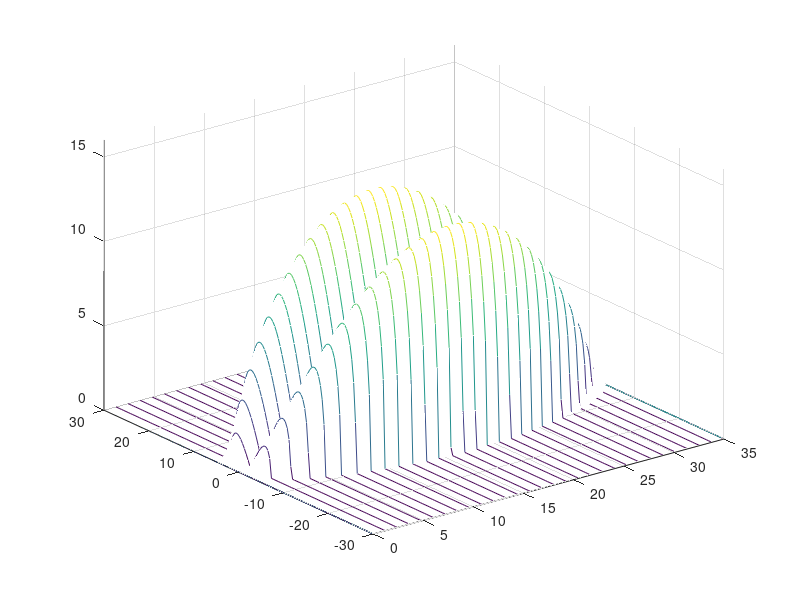

MATLAB code to generate this figure:
clear;
close all;
% Kerr & self-steepning
om=linspace(30*10^12,-30*10^12,150);
pw=linspace( 0.0001*10^(-3), 35000*10^(-3),30);
[omega,p0]=meshgrid(om,pw);
gamma=212.27;
beta2=4.84*10^(-23);
s=1.72*10^(-11);
tr=0;
g=(2.*sqrt(gamma.*p0.*beta2.*((omega).^2)-(0.25.*((beta2).^2).*((omega).^4))-p0.^2.*((omega).^2).*((s-tr).^2)));
%g=(2.*sqrt((beta2.*((omega).^2).*gamma.*p0)-((beta2.*0.5.*((omega).^2)).^2)));
gai=3.5.*real(g);
h=waterfall(p0, omega*10^(-12), gai./10.^3);
ylim([-30 30]);
xlim([0 35]);
zlim([0 16]);
